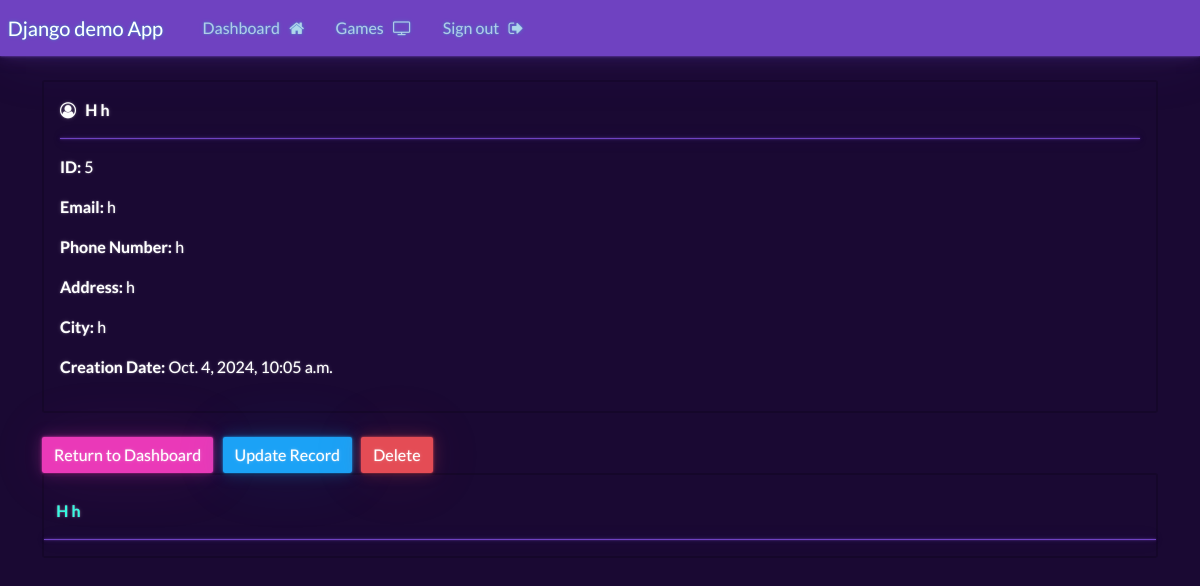
The app's page /record/5 (signed in) with its own data.
### website/models.py (models this page shows, shortened)
class Record(models.Model):
    creation_data = models.DateTimeField(auto_now_add = True)
    first_name = models.CharField(max_length = 100)
    last_name = models.CharField(max_length = 100)
    email = models.CharField(max_length = 255)
    phone = models.CharField(max_length = 20)
    address = models.CharField(max_length = 255)
    city = models.CharField(max_length = 255)

### website/views.py (the view)
# urls.py: path('record/<int:pk>', views.singular_record, name="record"),
@login_required(login_url='my-login')
def singular_record(request, pk):
    one_record = Record.objects.get(id=pk)
    context = {'record':one_record}
    return render(request, 'website/view-record.html', context = context)

### website/templates/website/view-record.html (shortened to what this page needs)
{% extends 'website/base.html' %}
{% block content %}
    <div class="card">
        <div class="card-body">
            <i class="fa fa-user-circle-o" aria-hidden="true"></i>
            <strong>
                {{record.last_name|upper}}
                {{record.first_name}}
            </strong>
            <hr>
            <p> <strong> ID: </strong> {{record.id}} </p>
            <p> <strong> Email: </strong> {{record.email}} </p>
            <p> <strong> Phone Number: </strong> {{record.phone}} </p>
            <p> <strong> Address: </strong> {{record.address}} </p>
            <p> <strong> City: </strong> {{record.city}} </p>
            <p> <strong> Creation Date: </strong> {{record.creation_data}} </p>
        </div>
    </div>
    <br>
    <a href="{% url 'dashboard' %}" class="btn btn-secondary"> Return to Dashboard</a>
    <a href="{% url 'update-record' record.id %}" class="btn btn-info"> Update Record</a>
    <a href="{% url 'delete-record' %}" class="btn btn-danger"> Delete</a>
    <div class="card">
        <strong>
            <br>
            {{record.last_name|upper}}
            {{record.first_name}}
        </strong>
        <hr>
    </div>
{% endblock %}

### records on screen
Record: last_name "H", first_name "h", id "5", email "h", phone "h", address "h", city "h", creation_data "Oct. 4, 2024, 10:05 a.m."
